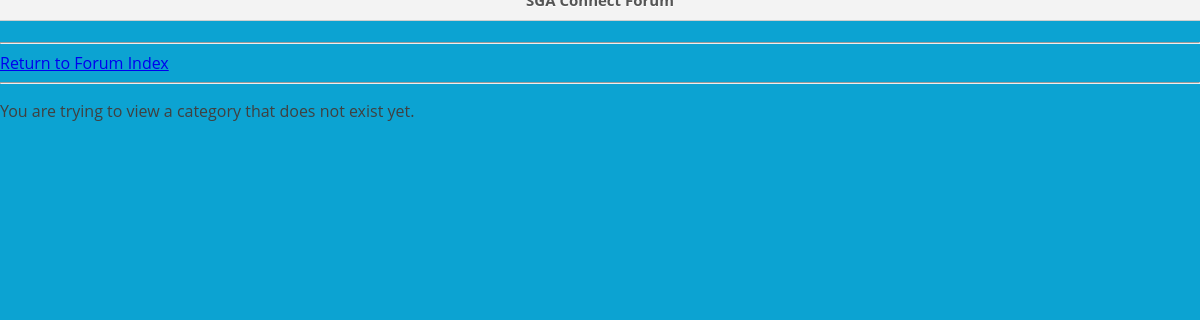
/CMPS1/Forum/view_category.php?cid=2, run on an earlier commit of the app's database.
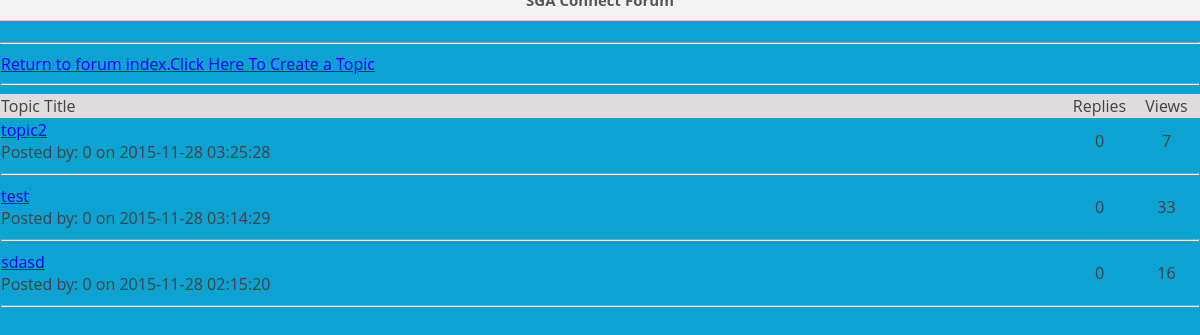
And on a later commit of the database.
### tables this page shows
CREATE TABLE `topics` (
  `id` int(11) NOT NULL,
  `category_id` tinyint(4) NOT NULL,
  `topic_title` varchar(150) NOT NULL,
  `topic_creator` int(11) NOT NULL,
  `topic_last_user` int(11) DEFAULT NULL,
  `topic_date` datetime NOT NULL,
  `topic_reply_date` datetime NOT NULL,
  `topic_views` int(11) NOT NULL DEFAULT '0'
);

### CMPS1/Forum/view_category.php (the view, shortened to what this page needs)
<DOCTYPE html PUBLIC "-//W3C//DTD XHTML 1.0 Transitional//EN" "http://www.w3.org/TR/xhtml1/DTD/xhtml1-transitional.dtd">
<html xmlns="http://www.w3.org/1999/xhtml">
<head>
    <link rel="stylesheet" type="text/css" href="/CMPS1/css/style.css"/>
</head>
<body>
<div id="wrapper">
    <h2>SGA Connect Forum</h2>
    <hr/>
    <div id="content">
        <?php
        include_once("connect.php");
        $cid = $_GET['cid'];
        $logged = "<a href='/CMPS1/forum/create_topic.php?cid=".$cid."'>Click Here To Create a Topic</a>";
        $sql = "SELECT id FROM categories WHERE id='".$cid."' LIMIT 1";
        $res = mysqli_query($myConnection,$sql) or die(mysqli_error());
        $topics = "";
        if(mysqli_num_rows($res) == 1) {
            $sql2 = "SELECT * FROM topics WHERE category_id='".$cid."' ORDER BY topic_reply_date DESC";
            $res2 = mysqli_query($myConnection,$sql2) or die(mysqli_error());
            if(mysqli_num_rows($res2)>0){
                $topics .= "<table width='100%' style='border-collapse: collapse;'>";
                $topics .= "<tr><td colspan='3'><a href='/CMPS1/'>Return to forum index.</a>".$logged."<hr /></td></tr>";
                $topics .= "<tr style='background-color: #dddddd;'><td>Topic Title</td><td width='65' align='center'>Replies</td><td width='65' align=
                            'center'>Views</td></tr>";
                while ($row = mysqli_fetch_assoc($res2)){
                    $tid = $row['id'];
                    $title = $row['topic_title'];
                    $views = $row['topic_views'];
                    $date = $row['topic_date'];
                    $creator = $row['topic_creator'];
                    $topics .= "<tr><td><a href='/CMPS1/forum/view_topic.php?cid=".$cid."&tid=".$tid."'>".$title."</a><br />
                    <span class='post_info'>Posted by: ".$creator." on ".$date."</span></td><td align='center'>0</td><td align='center'>
                    ".$views."</td></tr>";
                    $topics .= "<tr><td colspan='3'><hr /></td></tr>";
                }
                $topics .= "</table>";
                echo $topics;
            } else{
                echo "<a href='/CMPS1/forum/forum_index.php'>Return to Forum Index</a><hr />";
                echo "<p>There are no topics in this category yet.".$logged."</p>";
            }
        } else{
            echo "<a href='/CMPS1/forum/forum_index.php'>Return to Forum Index</a><hr />";
            echo "<p>You are trying to view a category that does not exist yet.</p>";
        }
        ?>
    </div>
</div>
</body>
</html>

What changed in the data, as far as the page shows it:
added topics: topic_title "topic2", topic_creator "0", topic_date "2015-11-28 03:25:28", topic_views "7"
added topics: topic_title "test", topic_creator "0", topic_date "2015-11-28 03:14:29", topic_views "33"
added topics: topic_title "sdasd", topic_creator "0", topic_date "2015-11-28 02:15:20", topic_views "16"
Also different on the page:
text no longer shown: "Return to Forum Index You are trying to view a category that does not exist yet."
text now shown: "Return to forum index. Click Here To Create a Topic Topic Title Replies Views"
